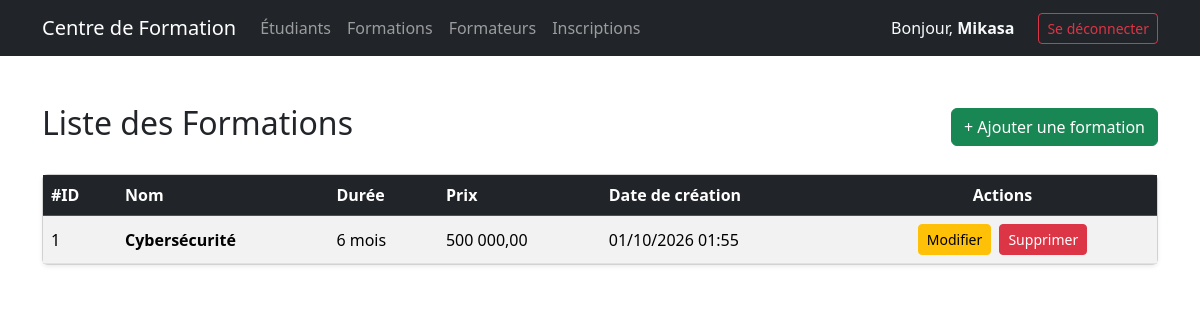
Screenshot of /pages/formations/index.php (signed in) with the database file from the repository.
### tables this page shows
CREATE TABLE `formation` (
  `id` int(11) NOT NULL,
  `titre` varchar(150) NOT NULL,
  `description` text DEFAULT NULL,
  `duree` varchar(50) DEFAULT NULL,
  `prix` decimal(10,2) NOT NULL DEFAULT 0.00,
  `status` int(11) DEFAULT 1,
  `date_created` datetime DEFAULT current_timestamp(),
  `created_by` int(11) DEFAULT NULL,
  `date_updated` datetime DEFAULT NULL ON UPDATE current_timestamp(),
  `updated_by` int(11) DEFAULT NULL
);

### pages/formations/index.php (the view, shortened to what this page needs)
<?php
require_once __DIR__ . '/../../config/database.php';
try {
    $getFormations = $bdd->prepare('SELECT * FROM formation ORDER BY id DESC');
    $getFormations->execute();
    $formations = $getFormations->fetchAll(PDO::FETCH_ASSOC);
} catch (PDOException $e) {
    $errorMsg = "Erreur lors de la récupération des formations : " . $e->getMessage();
}
?>
<!DOCTYPE html>
<html lang="fr">
<?php include __DIR__ . '/../../includes/head.php'; ?>
<body>
    <?php include __DIR__ . '/../../includes/navbar.php'; ?>
    <div class="container mt-5">
        <div class="d-flex justify-content-between align-items-center mb-4">
            <h2>Liste des Formations</h2>
            <a href="ajoutFormation.php" class="btn btn-success">
                + Ajouter une formation
            </a>
        </div>
        <div class="card shadow-sm">
            <div class="card-body p-0">
                <table class="table table-striped table-hover align-middle mb-0">
                    <thead class="table-dark">
                        <tr>
                            <th>#ID</th>
                            <th>Nom</th>
                            <th>Durée</th>
                            <th>Prix</th>
                            <th>Date de création</th>
                            <th class="text-center">Actions</th>
                        </tr>
                    </thead>
                    <tbody>
                        <?php if (!empty($formations)): ?>
                            <?php foreach ($formations as $formation): ?>
                                <tr>
                                    <td><?= htmlspecialchars($formation['id']); ?></td>
                                    <td><strong><?= htmlspecialchars($formation['titre'] ?? $formation['titre'] ?? ''); ?></strong></td>
                                    <td><?= htmlspecialchars($formation['duree'] ?? 'N/A'); ?></td>
                                    <td><?= number_format($formation['prix'], 2, ',', ' '); ?></td>
                                    <td>
                                        <?= !empty($formation['date_created']) ? date('d/m/Y H:i', strtotime($formation['date_created'])) : '-'; ?>
                                    </td>
                                    <td class="text-center">
                                        <a href="modifFormation.php?id=<?= $formation['id']; ?>" class="btn btn-sm btn-warning me-1">Modifier</a>
                                        <a href="supprFormation.php?id=<?= $formation['id']; ?>" class="btn btn-sm btn-danger" onclick="return confirm('Voulez-vous vraiment supprimer cette formation ?');">Supprimer</a>
                                    </td>
                                </tr>
                            <?php endforeach; ?>
                        <?php endif; ?>
                    </tbody>
                </table>
            </div>
        </div>
    </div>
</body>
</html>

### rows the page displays
formation: id "1", titre "Cybersécurité", duree "6 mois", prix "500 000,00", date_created "01/10/2026 01:55"

### other values shown
$_SESSION['firstname'] "Mikasa"
